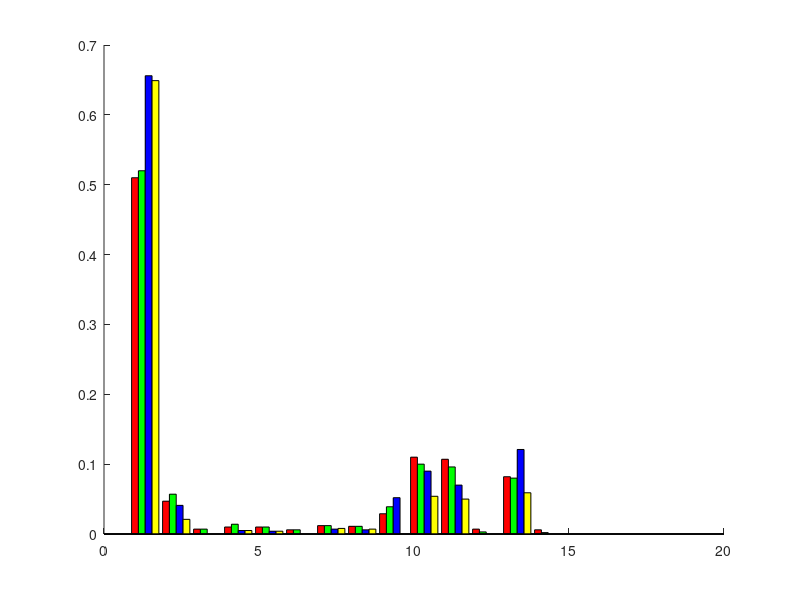

MATLAB code to generate this figure:
start_tic = tic;
figure(1);
clf; ax = gca;

k = 0.22;
colors = 'rgby';

y = [
         0.51         0.52        0.656        0.649
        0.047        0.057        0.041        0.021
        0.007        0.007            0            0
         0.01        0.014        0.005        0.005
         0.01         0.01        0.004        0.004
        0.006        0.006            0            0
        0.012        0.012        0.007        0.008
        0.011        0.011        0.006        0.007
        0.029        0.039        0.052            0
         0.11          0.1         0.09        0.054
        0.107        0.096         0.07         0.05
        0.007        0.003            0            0
        0.082         0.08        0.121        0.059
        0.006        0.002            0            0
];

x = 1:size(y,1);

hold(ax, 'on');
for i = 1:size(y,2);
    bar(ax, x+k*(i-1), y(:,i), k, colors(i));
end

fprintf('%s elapsed: %f s\n', mfilename, toc(start_tic));